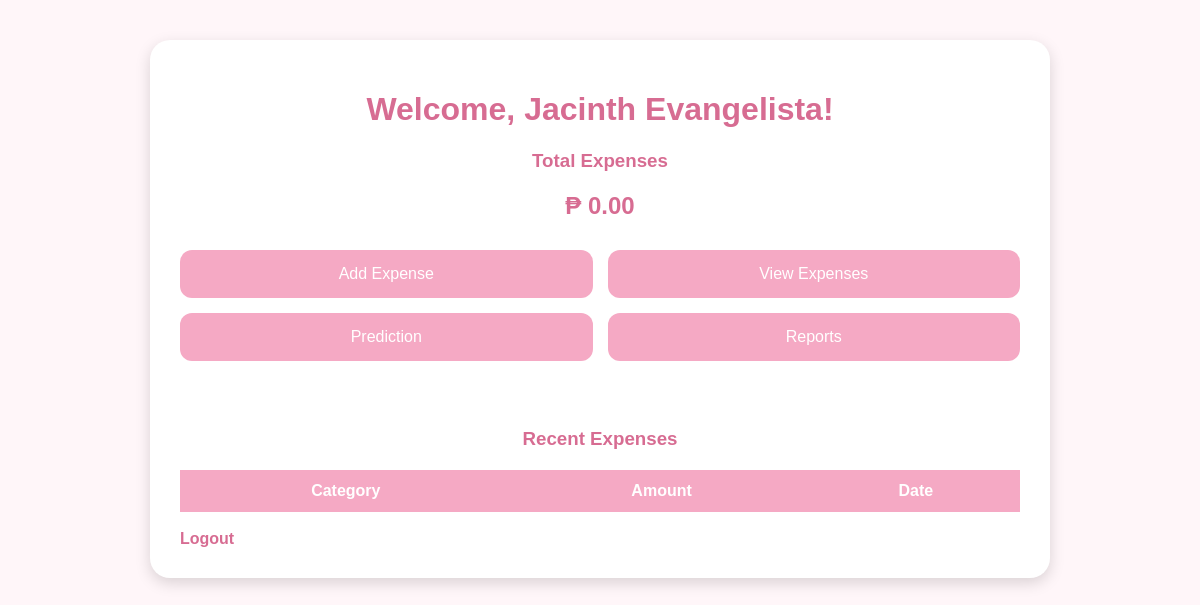
The page /dashboard (signed in) on the database as committed earlier.
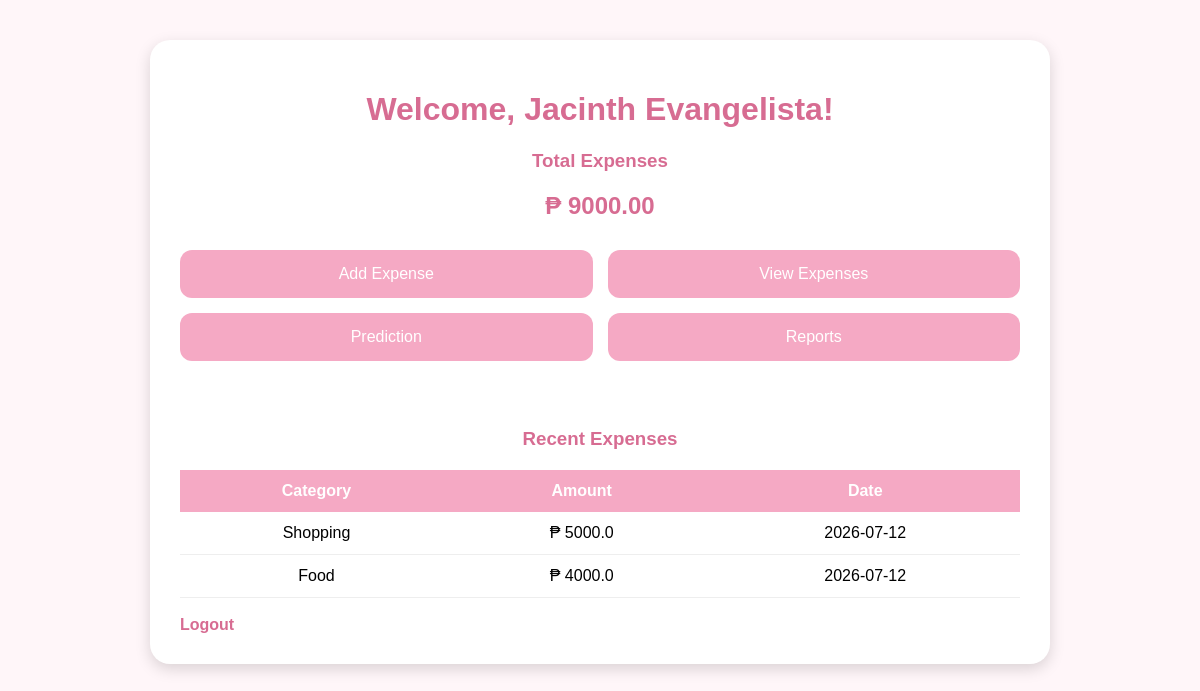
The same page on the database as committed later.
### tables this page shows
CREATE TABLE expenses (

    id INTEGER PRIMARY KEY AUTOINCREMENT,

    user_id INTEGER,

    category TEXT,

    amount REAL,

    payment_method TEXT,

    expense_date TEXT,

    notes TEXT,

    FOREIGN KEY(user_id) REFERENCES users(id)

);

### app.py (the view)
@app.route("/dashboard")
def dashboard():
    if "user_id" not in session:
        return redirect("/login")
    conn = get_db_connection()
    total = conn.execute(
        "SELECT IFNULL(SUM(amount),0) FROM expenses WHERE user_id=?",
        (session["user_id"],)
    ).fetchone()[0]
    expenses = conn.execute(
        """
        SELECT *
        FROM expenses
        WHERE user_id=?
        ORDER BY expense_date DESC
        LIMIT 5
        """,
        (session["user_id"],)
    ).fetchall()
    conn.close()
    return render_template(
        "dashboard.html",
        fullname=session["fullname"],
        total=total,
        expenses=expenses
    )

### app.py (called while the page is built)
def get_db_connection():
    conn = sqlite3.connect(DATABASE)
    conn.row_factory = sqlite3.Row
    return conn

### templates/dashboard.html (shortened to what this page needs)
<!DOCTYPE html>
<html lang="en">
<head>
    <link rel="stylesheet" href="{{ url_for('static', filename='css/dashboard.css') }}">
</head>
<body>
<div class="container">
    <div class="card">
        <h1>Welcome, {{ fullname }}!</h1>
        <h3>Total Expenses</h3>
        <h2>₱ {{ "%.2f"|format(total) }}</h2>
        <div class="menu">
            <a href="{{ url_for('add_expense') }}">
                <button>Add Expense</button>
            </a>
            <a href="{{ url_for('view_expenses') }}">
                <button>View Expenses</button>
            </a>
            <a href="{{ url_for('prediction') }}">
                <button>Prediction</button>
            </a>
            <a href="{{ url_for('reports') }}">
                <button>Reports</button>
            </a>
        </div>
        <br>
        <h3>Recent Expenses</h3>
        <table>
            <tr>
                <th>Category</th>
                <th>Amount</th>
                <th>Date</th>
            </tr>
            {% for expense in expenses %}
            <tr>
                <td>{{ expense.category }}</td>
                <td>₱ {{ expense.amount }}</td>
                <td>{{ expense.expense_date }}</td>
            </tr>
            {% endfor %}
        </table>
        <br>
        <a href="{{ url_for('logout') }}">
            Logout
        </a>
    </div>
</div>
</body>
</html>

### static/css/dashboard.css (style rules this page uses)
body { margin:0; padding:0; font-family:Arial, Helvetica, sans-serif; background:#FFF6F9; }
.container { width:900px; margin:40px auto; }
.card { background:white; padding:30px; border-radius:20px; box-shadow:0 5px 15px rgba(0,0,0,.15); }
h1,h2,h3 { color:#d76c92; text-align:center; }
.menu { display:grid; grid-template-columns:repeat(2,1fr); gap:15px; margin:30px 0; }
button { width:100%; padding:15px; border:none; border-radius:12px; background:#F5A9C4; color:white; font-size:16px; cursor:pointer; transition:.3s; }
table { width:100%; border-collapse:collapse; margin-top:20px; }
th { background:#F5A9C4; color:white; padding:12px; }
td { padding:12px; text-align:center; border-bottom:1px solid #eee; }
a { text-decoration:none; color:#d76c92; font-weight:bold; }

Rows that differ between the two databases and show on the page:
added expenses: category "Shopping", amount "5000.0", expense_date "2026-07-12"
added expenses: category "Food", amount "4000.0", expense_date "2026-07-12"
Other text that changed with them:
{{ "%.2f"|format(total) }}: "0.00" → "9000.00"
